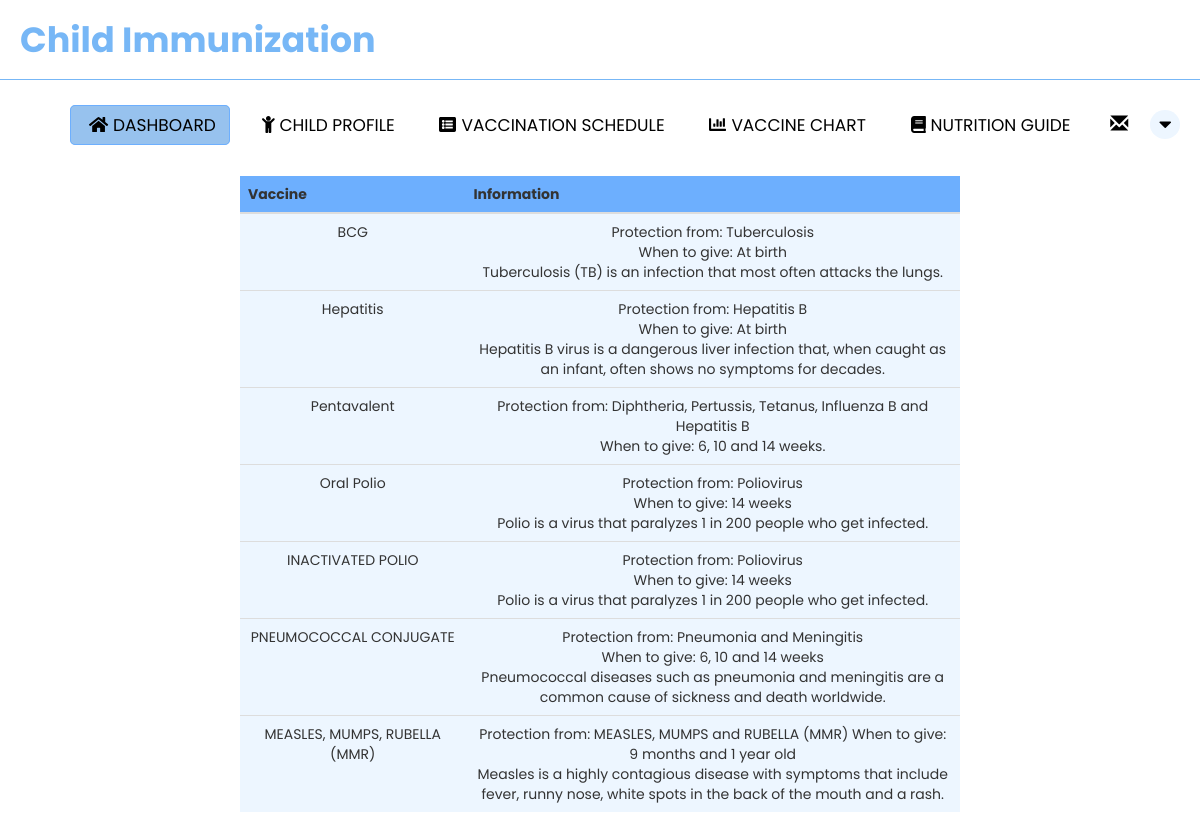
Before: /parent_index.php with the older database file.
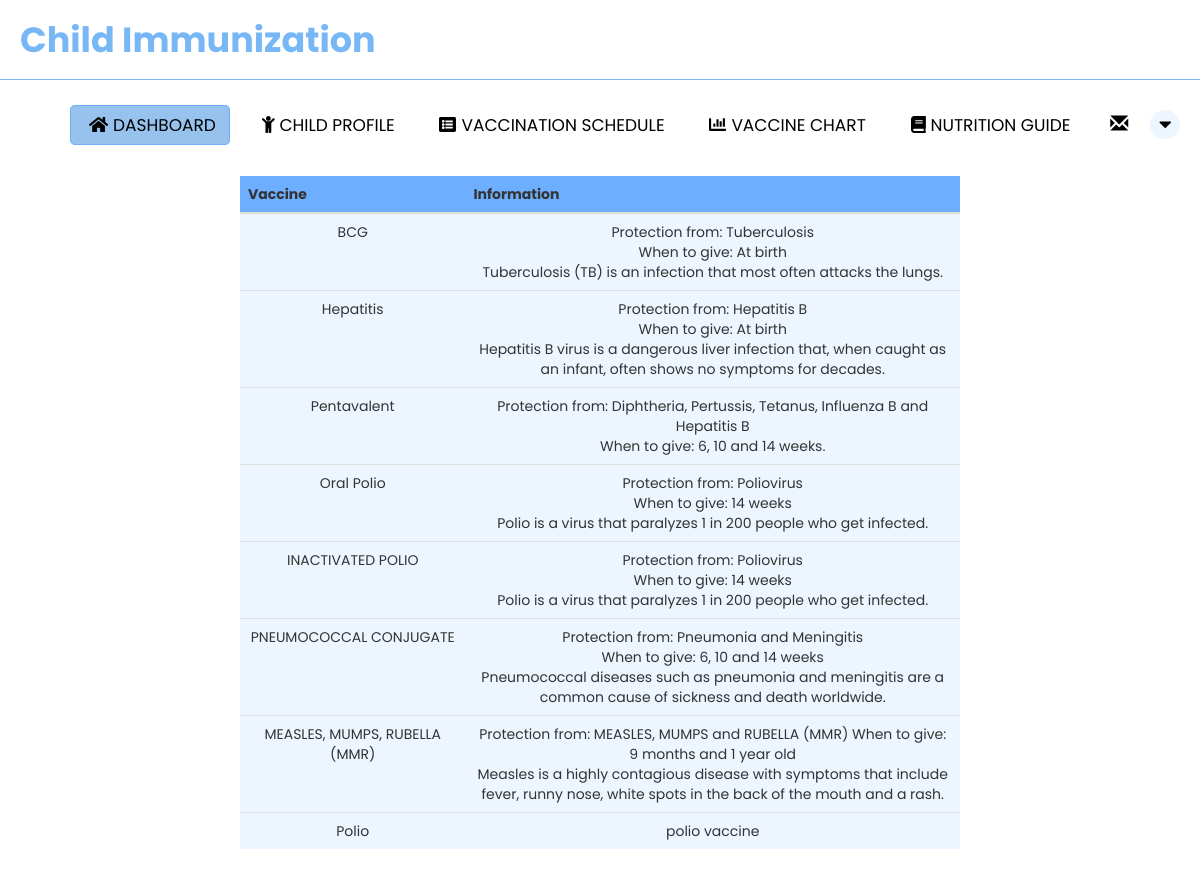
After: the same page with the newer database file.
### tables this page shows
CREATE TABLE `vaccine_information` (
  `id` int(11) NOT NULL,
  `vaccinename` varchar(100) NOT NULL,
  `information` varchar(350) NOT NULL
);

### parent_index.php (the view, shortened to what this page needs)
<?php
include "PHP/functions.php";
?>
<!DOCTYPE html>
<html lang="en">
<head>
    <link rel="stylesheet" href="CSS/parent_index.css">
    <link rel="stylesheet" href="https://cdnjs.cloudflare.com/ajax/libs/font-awesome/4.7.0/css/font-awesome.min.css">
  <link rel="stylesheet" href="https://maxcdn.bootstrapcdn.com/bootstrap/3.3.6/css/bootstrap.min.css" />
</head>
<body>
    <nav>
        <label class="logo">Child Immunization</label>
        <ul>
          <li><a href="parent_index.php" class="active"><i class="fas fa-home" id="icon"></i>Dashboard</a></li>
          <li><a href="parent_child.php"><i class="fas fa-child"  id="icon"></i>Child Profile</a></li>
          <li><a href="parent_vaccine_schedule.php"><i class="fas fa-list-alt"  id="icon"></i>Vaccination Schedule</a></li>
          <li><a href="parent_chart.php"><i class="fa fa-chart-bar"  id="icon"></i>Vaccine Chart</a></li>
          <li><a href="parent_guide.php"><i class="fas fa-book"  id="icon"></i>Nutrition Guide</a></li>
      <li class="dropdown">
       <a href="#" class="dropdown-toggle" data-toggle="dropdown"><span class="label label-pill label-danger count" style="border-radius:10px;"></span> <span class="glyphicon glyphicon-envelope" style="font-size:18px;"></span></a>
      </li>
          <div class="dropdown">
            <button class="dropbtn"><i class="fa fa-caret-down"></i></button>
          </div>
        </ul>
      </nav>
      <br>
      <br>
      <center><table class="table" style="width: 60%; margin-bottom: 30px">
      <thead style="line-height: 40px">
                <th style="width: 10%">Vaccine</th>
                <th style="width: 30%">Information</th>
      </thead>
      <tbody>
           <tbody>
           <tr>
                <?php
                $sql = "SELECT *
                    FROM vaccine_information";
                $stmt = $con->prepare($sql);
                $stmt->execute();
                $result = $stmt->get_result();
                while ($row = $result->fetch_assoc()) {
                    $vaccinename = $row['vaccinename'];
                    $information = $row['information'];
                    ?>
                        <tr>
                        <td  ><?php echo $vaccinename; ?></td>
                        <td  ><?php echo $information; ?></td>
                    </tr>
                    <?php
                }
                ?>
          </tbody>
        </table>
  </body>
</html>

Changed rows visible on the page:
added vaccine_information: vaccinename "Polio", information "polio vaccine"
